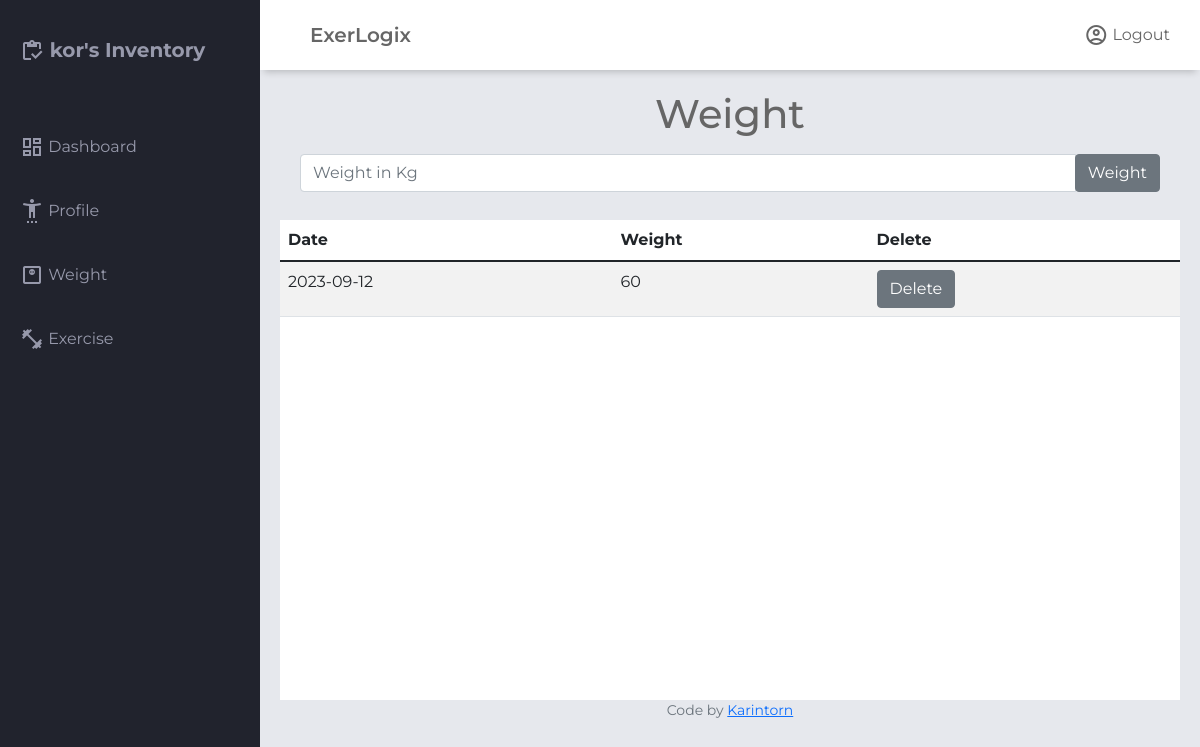
The page /weight (signed in) on the database its author committed.
### tables this page shows
CREATE TABLE users (
    id INTEGER PRIMARY KEY AUTOINCREMENT NOT NULL,
    username TEXT NOT NULL,
    hash TEXT NOT NULL
);

CREATE TABLE weightlogs (
    id INTEGER PRIMARY KEY AUTOINCREMENT NOT NULL,
    user_id INTEGER NOT NULL,
    weight DECIMAL NOT NULL,
    timestamp DATETIME DEFAULT CURRENT_TIMESTAMP,
    FOREIGN KEY (user_id) REFERENCES users(id)
);

### app.py (the view, shortened to what this page needs)
@app.route("/weight", methods=["GET","POST"])
@login_required
def weight():
    username = db.execute(
        "SELECT username FROM users WHERE id= :user_id", user_id=session["user_id"]
    )[0]
    weights = db.execute(
           "SELECT id, weight, date(timestamp) as date FROM weightlogs WHERE user_id= :user_id ORDER BY timestamp DESC",
           user_id=session["user_id"]
    )
    return render_template("weight.html",username=username, weights=weights)

### app.py (called while the page is built)
@app.after_request
def after_request(response):
    response.headers["Cache-Control"] = "no-cache, no-store, must-revalidate"
    response.headers["Expires"] = 0
    response.headers["Pragma"] = "no-cache"
    return response

### helper.py (called while the page is built)
def login_required(f):
    @wraps(f)
    def decorated_function(*args, **kwargs):
        if session.get("user_id") is None:
            return redirect("/login")
        return f(*args, **kwargs)
    return decorated_function

### templates/weight.html (shortened to what this page needs)
{% extends "layout.html" %}
{% block username %}{{username.username}}{% endblock %}
{% block main1 %}
    <div class="container-fluid">
        <h1 style="text-align: center">Weight</h1>
        <form class="p-2" action="/weight" method="post">
            <div class="input-group">
            <input type="text" name="weight" class="form-control" placeholder="Weight in Kg">
            <div class="input-group-append">
                <button type="submit" class="btn btn-secondary">Weight</button>
            </div>
            </div>
        </form>
    </div>
    <div id="collapse1">
        <table class="table table-striped ">
            <thead>
                <tr>
                    <th>Date</th>
                    <th>Weight</th>
                    <th>Delete</th>
                </tr>
            </thead>
            <tbody>
                {% for weight in weights %}
                    <tr>
                        <td>{{weight.date}}</td>
                        <td>{{weight.weight}}</td>
                        <td>
                            <button type="button" class="btn btn-secondary position-relative">
                                <a style="text-decoration:none; color:#fff;" href="/delete_weight/{{weight.id}}">Delete </a>
                            </button>
                        </td>
                    </tr>
                {% endfor %}
            </tbody>
        </table>
    </div>
{% endblock %}

### static/styles.css (style rules this page uses)
#body-session { margin: 0; padding: 0; box-sizing: border-box; background-color: #e6e8ed; color: #666666; font-family: "Montserrat", sans-serif; }
#collapse1 { overflow-y:scroll; height:480px; background-color:white; margin-top: 20px }

### rows shown on the page
users: username "kor"
weightlogs: date "2023-09-12", weight "60"
